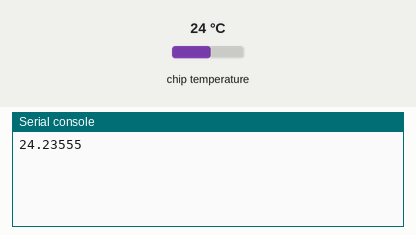
Recording of a program running on a simulated Raspberry Pi Pico running MicroPython. Shown: the last lines printed to the serial console. The inputs (shaded band) are chosen by the test bench; at power-on: chip temperature 24 °C.

Above: at 1.2 s.
1.3 s: chip temperature set to 1 °C
At 2.4 s:
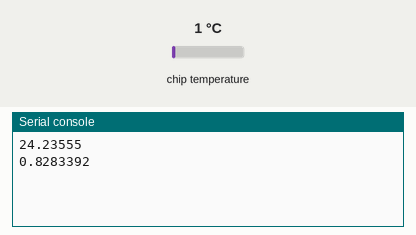
4.0 s: chip temperature set to 11 °C
At 5.1 s:
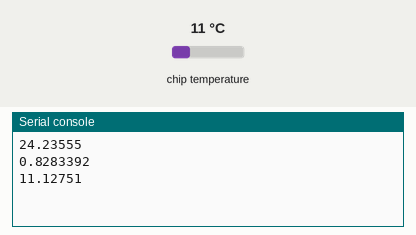
Timing chart, 0 to 7.0 s (numbered marks = the images above; inputs shaded):
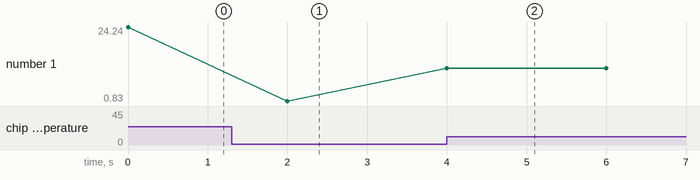

Measured:
- after the input at 1.3 s, the serial console: prints a new line after 0.70 s (image 1)
- after the input at 4.0 s, the serial console: prints a new line at once (image 2)
- plotted number 1: 24.24 → 0.83 after the input at 1.3 s, 0.83 → 11.13 after the input at 4.0 s

The program:

temperature.py
```python
import machine
import utime


sensor_temp = machine.ADC(4)
conversion = 3.3 / (65535)


def temperature():
    """
    Read temperature from internal ADC.
    ADC 4 is the number channel that is connected with temperature sensor.
    """
    reading = sensor_temp.read_u16() * conversion
    t = 27 - (reading - 0.706)/0.001721
    print(t)
    utime.sleep(2)


while True:
    temperature()
```
